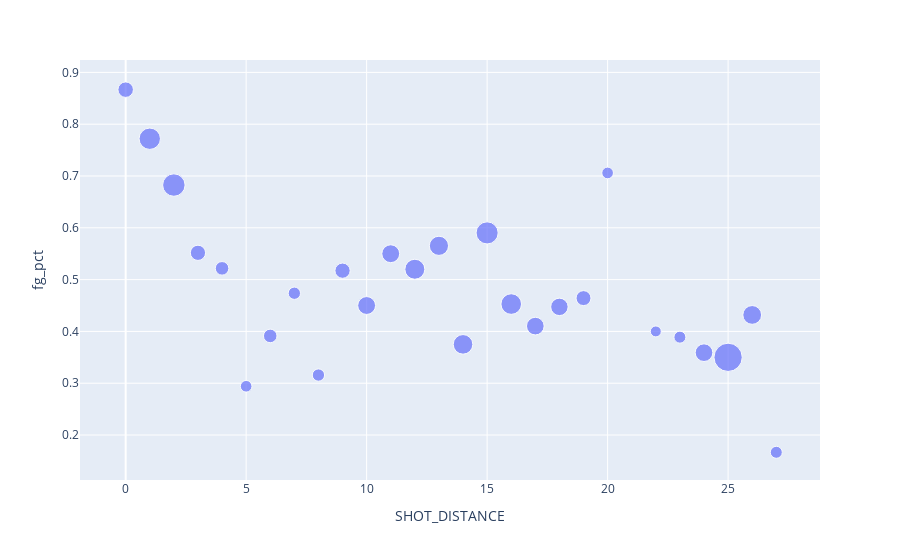

The code cell stored with this chart in its notebook:
### Code cell
# ========================================
# Simple Scatter Plot
# ========================================

import plotly.express as px

fig = px.scatter(plot_data_1, x="SHOT_DISTANCE", y="fg_pct", size="FGA")
fig.show()

### Figure 1 — Plotly figure (JSON) as saved in the notebook; plotly's stock layout.template omitted (floating-point values rounded to 4 significant figures)
{"data": [{"hovertemplate": "SHOT_DISTANCE=%{x}<br>fg_pct=%{y}<br>FGA=%{marker.size}<extra></extra>", "legendgroup": "", "marker": {"color": "#636efa", "size": [30, 57, 63, 29, 23, 17, 23, 19, 19, 29, 40, 40, 50, 46, 48, 61, 53, 39, 38, 28, 17, 15, 18, 39, 100, 44, 18], "sizemode": "area", "sizeref": 0.25, "symbol": "circle"}, "mode": "markers", "name": "", "orientation": "v", "showlegend": false, "type": "scatter", "x": [0, 1, 2, 3, 4, 5, 6, 7, 8, 9, 10, 11, 12, 13, 14, 15, 16, 17, 18, 19, 20, 22, 23, 24, 25, 26, 27], "xaxis": "x", "y": [0.8667, 0.7719, 0.6825, 0.5517, 0.5217, 0.2941, 0.3913, 0.4737, 0.3158, 0.5172, 0.45, 0.55, 0.52, 0.5652, 0.375, 0.5902, 0.4528, 0.4103, 0.4474, 0.4643, 0.7059, 0.4, 0.3889, 0.359, 0.35, 0.4318, 0.1667], "yaxis": "y"}], "layout": {"legend": {"itemsizing": "constant", "tracegroupgap": 0}, "margin": {"t": 60}, "xaxis": {"anchor": "y", "domain": [0, 1], "title": {"text": "SHOT_DISTANCE"}}, "yaxis": {"anchor": "x", "domain": [0, 1], "title": {"text": "fg_pct"}}}}
